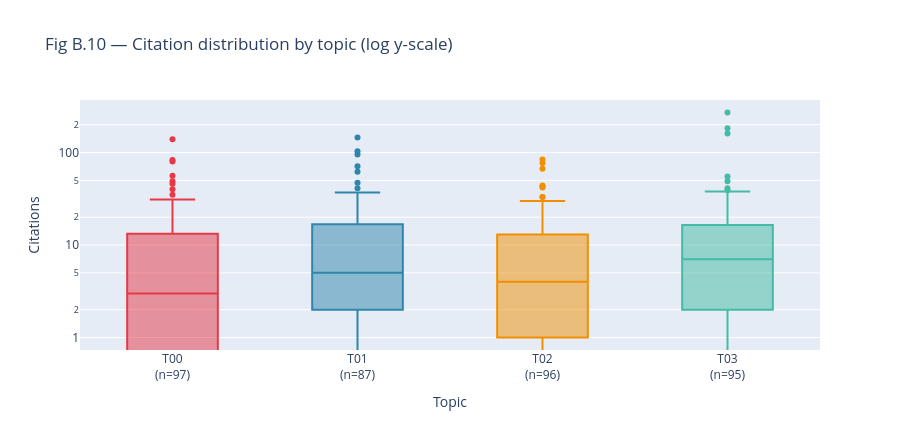

Write notebook code for a chart like this one.
### Code cell
# Fig B.10 — Citation distribution by topic (box plot, log y)
fig_cit = go.Figure()
for t_id in sorted(df_v["topic_id_clean"].unique()):
    sub   = df_v[df_v["topic_id_clean"] == t_id]
    color = CLUSTER_PALETTE[t_id % len(CLUSTER_PALETTE)]
    name  = topic_labels_map.get(t_id, f"T{t_id:02d}")
    fig_cit.add_trace(go.Box(
        y=sub["Cited_by"], name=f"T{t_id:02d}<br>(n={len(sub)})",
        marker_color=color, boxpoints="outliers",
        hovertemplate="%{y} citations<extra>" + name + "</extra>",
    ))

fig_cit.update_layout(
    title="Fig B.10 — Citation distribution by topic (log y-scale)",
    yaxis=dict(title="Citations", type="log"),
    xaxis_title="Topic",
    showlegend=False,
    height=430,
)
fig_cit.show()
save_figure(fig_cit, "05_B10_citation_by_topic")

### Figure 1 — Plotly figure (JSON) as saved in the notebook; plotly's stock layout.template omitted (floating-point values rounded to 4 significant figures)
{"data": [{"boxpoints": "outliers", "hovertemplate": "%{y} citations<extra>T00: hackers, anti software, online security</extra>", "marker": {"color": "#E63946"}, "name": "T00<br>(n=97)", "type": "box", "y": [0, 12, 8, 2, 1, 0, 1, 1, 0, 16, 2, 1, 12, 2, 0, 26, 0, 10, 46, 31, 1, 28, 2, 14, 1, 0, 30, 0, 30, 35, 0, 23, 0, 2, 0, 3, 3, 4, 6, 0, 8, 4, 5, 2, 0, 0, 0, 9, 0, 40, 3, 10, 1, 31, 0, 83, 0, 1, 1, 2, 20, 0, 5, 0, 80, 29, 139, 0, 2, 56, 14, 15, 7, 15, 16, 16, 0, 49, 9, 3, 5, 3, 2, 4, 0, 3, 3, 0, 6, 5, 13, 0, 0, 0, 0, 0, 1]}, {"boxpoints": "outliers", "hovertemplate": "%{y} citations<extra>T01: online mmogs, client server, multi player</extra>", "marker": {"color": "#2E86AB"}, "name": "T01<br>(n=87)", "type": "box", "y": [1, 28, 5, 18, 1, 17, 1, 3, 0, 4, 29, 41, 15, 4, 11, 13, 6, 3, 20, 95, 19, 4, 3, 8, 3, 3, 145, 16, 0, 7, 2, 18, 24, 2, 6, 11, 3, 0, 47, 71, 0, 6, 3, 2, 3, 30, 1, 14, 3, 32, 0, 10, 23, 0, 5, 6, 62, 2, 12, 19, 1, 3, 4, 0, 3, 4, 2, 8, 103, 1, 0, 19, 37, 3, 14, 22, 7, 0, 15, 10, 8, 1, 1, 2, 1, 2, 5]}, {"boxpoints": "outliers", "hovertemplate": "%{y} citations<extra>T02: bots, aimbots, bot</extra>", "marker": {"color": "#F18F01"}, "name": "T02<br>(n=96)", "type": "box", "y": [2, 19, 7, 3, 0, 13, 0, 30, 0, 33, 0, 3, 16, 2, 4, 2, 24, 77, 0, 22, 8, 13, 19, 5, 7, 5, 26, 3, 43, 6, 9, 1, 7, 5, 2, 13, 4, 1, 6, 2, 6, 0, 8, 1, 19, 67, 2, 1, 7, 2, 0, 1, 1, 2, 22, 8, 9, 21, 0, 0, 4, 42, 1, 8, 6, 0, 17, 1, 33, 1, 1, 9, 0, 44, 1, 0, 7, 3, 1, 0, 0, 12, 23, 13, 0, 23, 0, 13, 0, 3, 3, 1, 12, 84, 1, 0]}, {"boxpoints": "outliers", "hovertemplate": "%{y} citations<extra>T03: doping, gamer, sport</extra>", "marker": {"color": "#44BBA4"}, "name": "T03<br>(n=95)", "type": "box", "y": [12, 2, 0, 14, 1, 1, 20, 39, 49, 15, 2, 2, 0, 25, 183, 1, 1, 10, 4, 8, 2, 0, 271, 27, 8, 2, 11, 2, 41, 0, 9, 0, 28, 1, 4, 24, 2, 7, 12, 25, 9, 21, 55, 9, 7, 34, 0, 11, 0, 14, 17, 19, 9, 12, 2, 26, 0, 13, 2, 161, 5, 8, 15, 18, 1, 15, 0, 22, 5, 6, 4, 8, 1, 38, 2, 6, 0, 0, 5, 31, 1, 13, 0, 7, 8, 5, 17, 3, 5, 1, 4, 19, 7, 0, 3]}], "layout": {"height": 430, "showlegend": false, "title": {"text": "Fig B.10 — Citation distribution by topic (log y-scale)"}, "xaxis": {"title": {"text": "Topic"}}, "yaxis": {"title": {"text": "Citations"}, "type": "log"}}}
